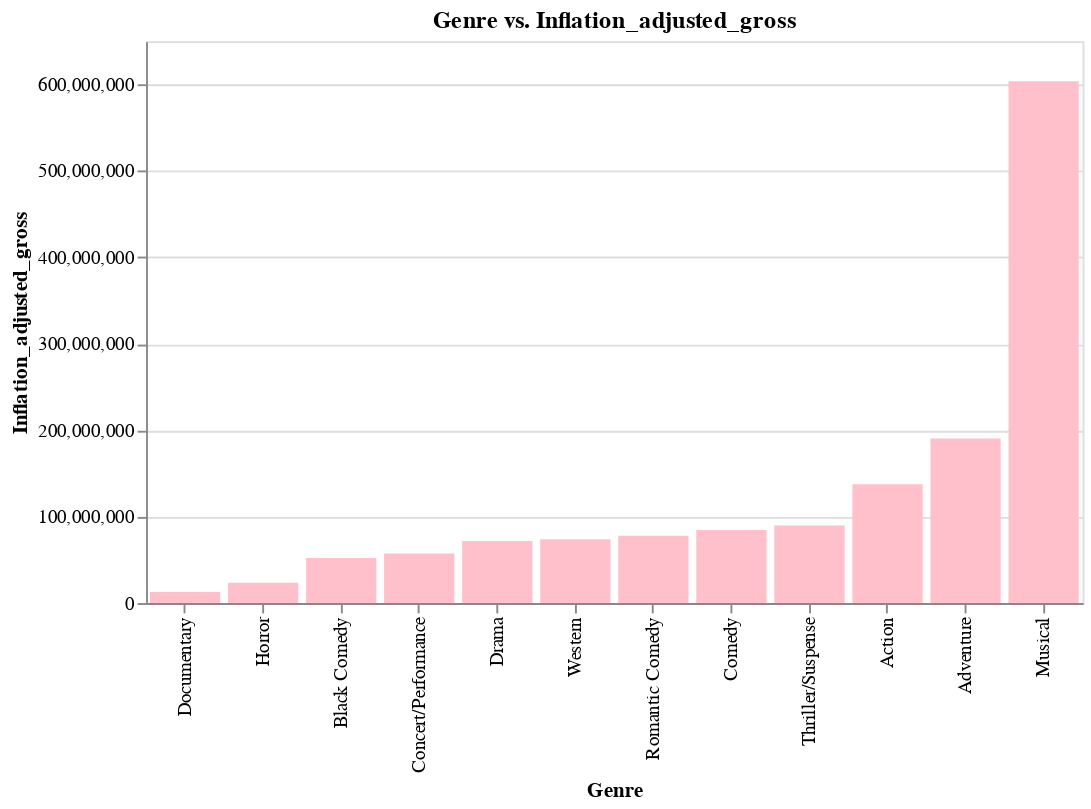

Source (notebook cell):
### Markdown cell above
It turns out that Adventure has the highest average total gross followed by Action and Musical genres. 

Next, I will plot the second visualization using the total adjusted gross after inflation to explore how inflation affected the total gross over the years.

### Code cell
popular_genre_adjusted = average_revenue(
    movies_total_gross, "genre", "inflation_adjusted_gross", "show"
)

### Figure 1 — Vega-Lite specification as saved in the notebook (floating-point values rounded to 4 significant figures)
{"config": {"view": {"continuousWidth": 400, "continuousHeight": 300}}, "data": {"name": "data-18dda85fad336e17ac8911b580eaa152"}, "mark": {"type": "bar", "color": "pink"}, "encoding": {"x": {"field": "genre", "sort": "y", "title": "Genre", "type": "nominal"}, "y": {"field": "inflation_adjusted_gross", "title": "Inflation_adjusted_gross", "type": "quantitative"}}, "height": 300, "title": "Genre vs. Inflation_adjusted_gross", "width": 500, "$schema": "https://vega.github.io/schema/vega-lite/v4.17.0.json", "datasets": {"data-18dda85fad336e17ac8911b580eaa152": [{"genre": "Musical", "inflation_adjusted_gross": 603600000.0}, {"genre": "Adventure", "inflation_adjusted_gross": 190400000.0}, {"genre": "Action", "inflation_adjusted_gross": 137500000.0}, {"genre": "Thriller/Suspense", "inflation_adjusted_gross": 89650000.0}, {"genre": "Comedy", "inflation_adjusted_gross": 84670000.0}, {"genre": "Romantic Comedy", "inflation_adjusted_gross": 77780000.0}, {"genre": "Western", "inflation_adjusted_gross": 73820000.0}, {"genre": "Drama", "inflation_adjusted_gross": 71890000.0}, {"genre": "Concert/Performance", "inflation_adjusted_gross": 57410000.0}, {"genre": "Black Comedy", "inflation_adjusted_gross": 52240000.0}, {"genre": "Horror", "inflation_adjusted_gross": 23410000.0}, {"genre": "Documentary", "inflation_adjusted_gross": 12720000.0}]}}
